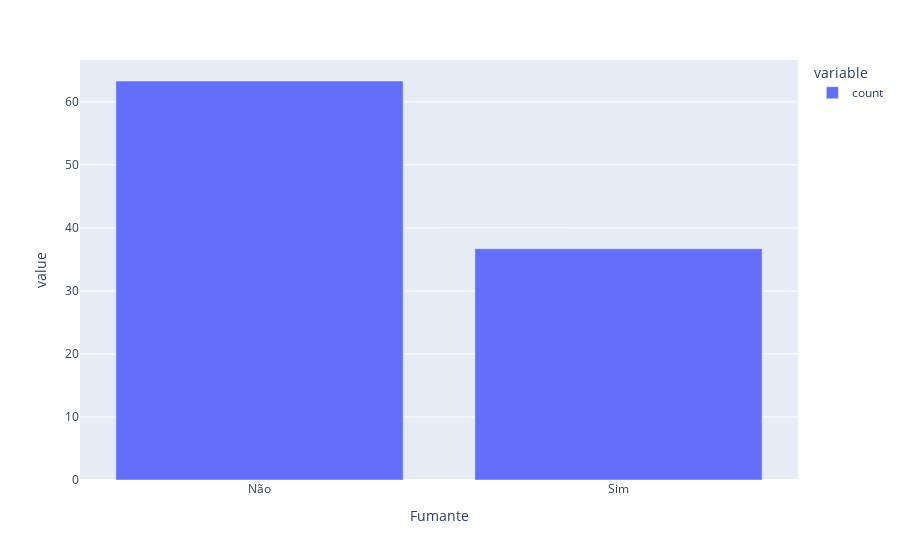

Notebook code cell kept with this figure:
### Code cell
px.bar(df_colesterol.value_counts('Fumante')/len(df_colesterol) * 100)

### Figure 1 — Plotly figure (JSON) as saved in the notebook; plotly's stock layout.template omitted (floating-point values rounded to 4 significant figures)
{"data": [{"hovertemplate": "variable=count<br>Fumante=%{x}<br>value=%{y}<extra></extra>", "legendgroup": "count", "marker": {"color": "#636efa", "pattern": {"shape": ""}}, "name": "count", "orientation": "v", "showlegend": true, "textposition": "auto", "type": "bar", "x": ["Não", "Sim"], "xaxis": "x", "y": [63.3, 36.7], "yaxis": "y"}], "layout": {"barmode": "relative", "legend": {"title": {"text": "variable"}, "tracegroupgap": 0}, "margin": {"t": 60}, "xaxis": {"anchor": "y", "domain": [0, 1], "title": {"text": "Fumante"}}, "yaxis": {"anchor": "x", "domain": [0, 1], "title": {"text": "value"}}}}
